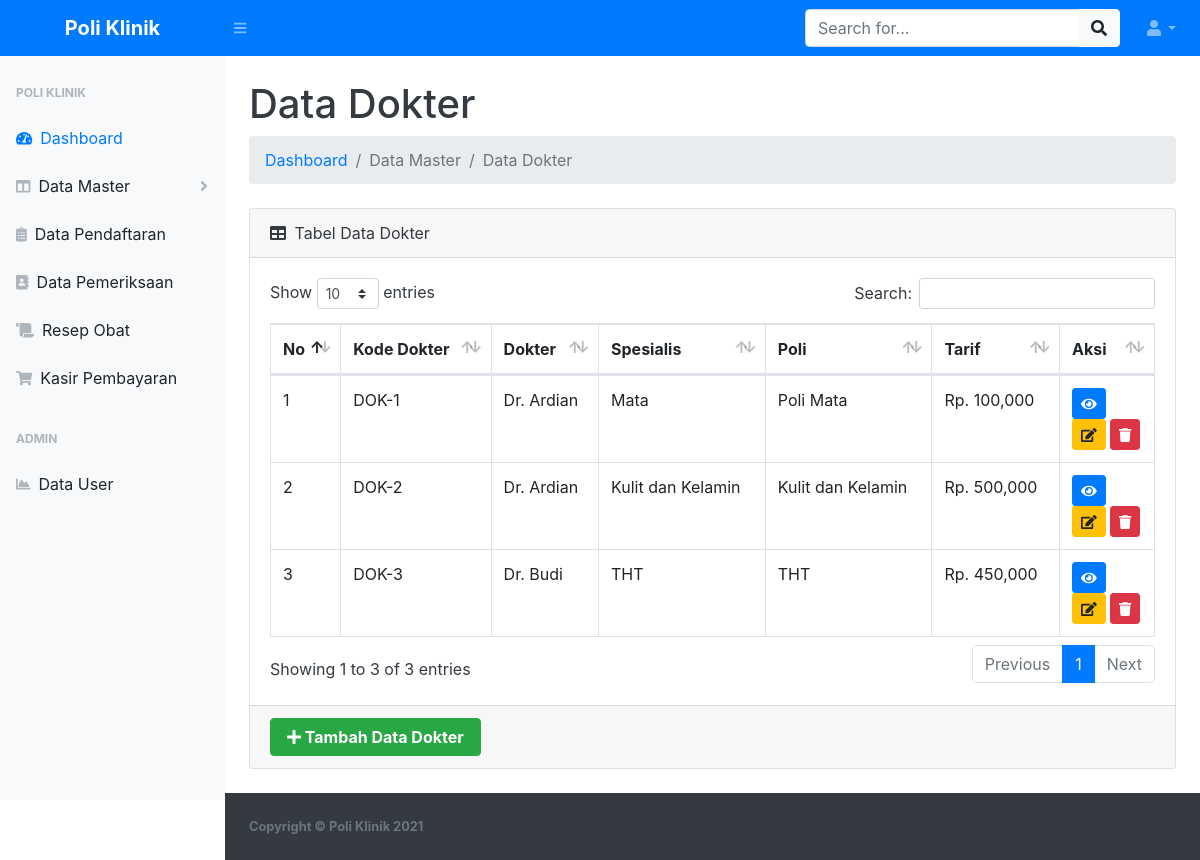
Page /data-master/data-dokter/dokter.php (signed in) on the committed database.
### tables this page shows
CREATE TABLE `tb_dokter` (
  `id_dokter` int NOT NULL,
  `kd_dokter` varchar(10) NOT NULL,
  `nm_dokter` varchar(30) NOT NULL,
  `spesialis_dokter` varchar(25) NOT NULL,
  `id_poli` int NOT NULL,
  `tarif_dokter` int NOT NULL
);

CREATE TABLE `tb_poli` (
  `id_poli` int NOT NULL,
  `kd_poli` varchar(10) NOT NULL,
  `nm_poli` varchar(30) NOT NULL
);

### data-master/data-dokter/dokter.php (the view, shortened to what this page needs)
<?php
include '../../koneksi.php';
?>
<!DOCTYPE html>
<html lang="en">
<head>
    <link href="../../assets/css/styles.css" rel="stylesheet" />
    <link href="../../assets/css/dataTables.bootstrap4.min.css" rel="stylesheet" />
</head>
<body class="sb-nav-fixed">
    <nav class="sb-topnav navbar navbar-expand navbar-dark bg-primary">
        <a class="navbar-brand font-weight-bold text-center" href="../../index.php">Poli Klinik</a>
        <button class="btn btn-link btn-sm order-1 order-lg-0" id="sidebarToggle" href="#"><i class="fas fa-bars"></i></button>
        <form class="d-none d-md-inline-block form-inline ml-auto mr-0 mr-md-3 my-2 my-md-0">
            <div class="input-group">
                <input class="form-control" type="text" placeholder="Search for..." aria-label="Search" aria-describedby="basic-addon2" />
                <div class="input-group-append">
                    <button class="btn btn-light" type="button"><i class="fas fa-search"></i></button>
                </div>
            </div>
        </form>
        <ul class="navbar-nav ml-auto ml-md-0">
            <li class="nav-item dropdown">
                <a class="nav-link dropdown-toggle" id="userDropdown" href="#" role="button" data-toggle="dropdown" aria-haspopup="true" aria-expanded="false"><i class="fas fa-user fa-fw"></i></a>
            </li>
        </ul>
    </nav>
    <div id="layoutSidenav">
        <?php include "../../includes/sidebar.php"; ?>
        <div id="layoutSidenav_content" class="bg-white text-dark">
            <main>
                <div class="container-fluid">
                    <h1 class="mt-4">Data Dokter</h1>
                    <ol class="breadcrumb mb-4">
                        <li class="breadcrumb-item"><a href="../../index.php" class="text-decoration-none">Dashboard</a></li>
                        <li class="breadcrumb-item active">Data Master</li>
                        <li class="breadcrumb-item active">Data Dokter</li>
                    </ol>
                    <div class="card mb-4">
                        <div class="card-header">
                            <i class="fas fa-table mr-1"></i>
                            Tabel Data Dokter
                        </div>
                        <div class="card-body">
                            <div class="table-responsive">
                                <table class="table table-bordered" id="dataTable" width="100%" cellspacing="0">
                                    <thead>
                                        <tr>
                                            <th>No</th>
                                            <th>Kode Dokter</th>
                                            <th>Dokter</th>
                                            <th>Spesialis</th>
                                            <th>Poli</th>
                                            <th>Tarif</th>
                                            <th>Aksi</th>
                                        </tr>
                                    </thead>
                                    <tbody>
                                        <?php $nomor = 1; ?>
                                        <?php $ambil = $koneksi->query("SELECT * FROM tb_dokter JOIN tb_poli ON tb_dokter.id_poli = tb_poli.id_poli"); ?>
                                        <?php while ($pecah = $ambil->fetch_assoc()) { ?>
                                            <tr>
                                                <td><?php echo $nomor; ?></td>
                                                <td><?php echo $pecah['kd_dokter']; ?></td>
                                                <td><?php echo $pecah['nm_dokter']; ?></td>
                                                <td><?php echo $pecah['spesialis_dokter']; ?></td>
                                                <td><?php echo $pecah['nm_poli']; ?></td>
                                                <td>Rp. <?php echo number_format($pecah['tarif_dokter']); ?></td>
                                                <td>
                                                    <a href="dokter_view.php?&id_dokter=<?php echo $pecah['id_dokter']; ?>" class="btn-primary btn-sm btn">
                                                        <i class="fas fa-eye"></i></i>
                                                    </a>
                                                    <a href="dokter_ubah.php?&id_dokter=<?php echo $pecah['id_dokter']; ?>" class="btn-warning btn-sm btn">
                                                        <i class="fas fa-edit"></i>
                                                    </a>
                                                    <a href="dokter_hapus.php?&id_dokter=<?php echo $pecah['id_dokter']; ?>" class="btn-danger btn-sm btn">
                                                        <i class="fas fa-trash"></i>
                                                    </a>
                                                </td>
                                            </tr>
                                            <?php $nomor++; ?>
                                        <?php } ?>
                                    </tbody>
                                </table>
                            </div>
                        </div>
                        <div class="card-footer">
                            <a href="dokter_tambah.php" class="btn-success btn px-3 font-weight-bold"><i class="fas fa-plus "></i> Tambah Data Dokter</a>
                        </div>
                    </div>
                </div>
            </main>
            <footer class="py-4 bg-dark mt-auto">
                <div class="container-fluid">
                    <div class="d-flex align-items-center justify-content-between small">
                        <div class="text-muted font-weight-bold">Copyright &copy; Poli Klinik 2021</div>
                    </div>
                </div>
            </footer>
        </div>
    </div>
</body>
</html>

### rows in the picture
tb_dokter: kd_dokter "DOK-1", nm_dokter "Dr. Ardian", spesialis_dokter "Mata", id_poli.nm_poli "Poli Mata", tarif_dokter "100,000"
tb_dokter: kd_dokter "DOK-2", nm_dokter "Dr. Ardian", spesialis_dokter "Kulit dan Kelamin", id_poli.nm_poli "Kulit dan Kelamin", tarif_dokter "500,000"
tb_dokter: kd_dokter "DOK-3", nm_dokter "Dr. Budi", spesialis_dokter "THT", id_poli.nm_poli "THT", tarif_dokter "450,000"
